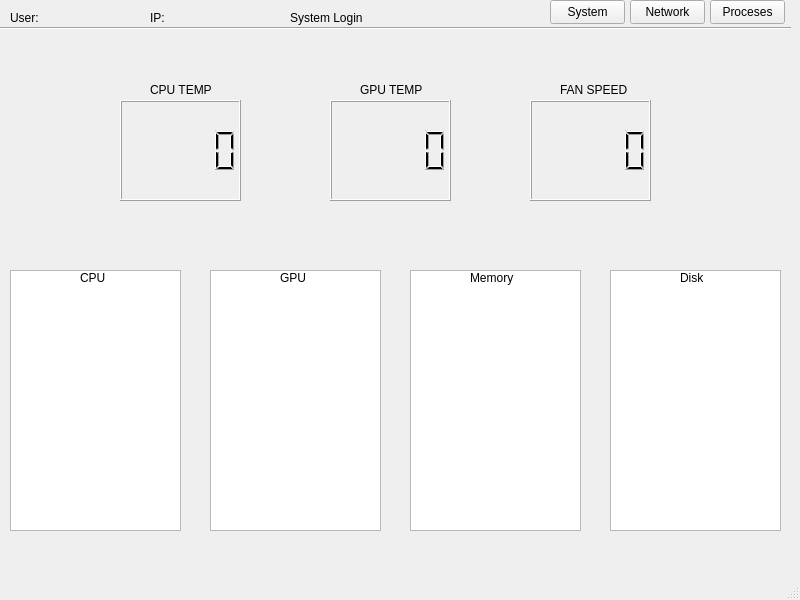
<?xml version="1.0" encoding="UTF-8"?>
<ui version="4.0">
 <class>MainWindow</class>
 <widget class="QMainWindow" name="MainWindow">
  <property name="geometry">
   <rect>
    <x>0</x>
    <y>0</y>
    <width>800</width>
    <height>600</height>
   </rect>
  </property>
  <property name="windowTitle">
   <string>MainWindow</string>
  </property>
  <widget class="QWidget" name="centralwidget">
   <widget class="QListView" name="diskData">
    <property name="geometry">
     <rect>
      <x>610</x>
      <y>270</y>
      <width>171</width>
      <height>261</height>
     </rect>
    </property>
   </widget>
   <widget class="QListView" name="gpuData">
    <property name="geometry">
     <rect>
      <x>210</x>
      <y>270</y>
      <width>171</width>
      <height>261</height>
     </rect>
    </property>
   </widget>
   <widget class="QListView" name="memData">
    <property name="geometry">
     <rect>
      <x>410</x>
      <y>270</y>
      <width>171</width>
      <height>261</height>
     </rect>
    </property>
   </widget>
   <widget class="QListView" name="cpuData">
    <property name="geometry">
     <rect>
      <x>10</x>
      <y>270</y>
      <width>171</width>
      <height>261</height>
     </rect>
    </property>
   </widget>
   <widget class="QLabel" name="label">
    <property name="geometry">
     <rect>
      <x>80</x>
      <y>270</y>
      <width>49</width>
      <height>16</height>
     </rect>
    </property>
    <property name="text">
     <string>CPU</string>
    </property>
   </widget>
   <widget class="QLabel" name="label_2">
    <property name="geometry">
     <rect>
      <x>280</x>
      <y>270</y>
      <width>49</width>
      <height>16</height>
     </rect>
    </property>
    <property name="text">
     <string>GPU</string>
    </property>
   </widget>
   <widget class="QLabel" name="label_3">
    <property name="geometry">
     <rect>
      <x>470</x>
      <y>270</y>
      <width>49</width>
      <height>16</height>
     </rect>
    </property>
    <property name="text">
     <string>Memory</string>
    </property>
   </widget>
   <widget class="QLabel" name="label_4">
    <property name="geometry">
     <rect>
      <x>680</x>
      <y>270</y>
      <width>49</width>
      <height>16</height>
     </rect>
    </property>
    <property name="text">
     <string>Disk</string>
    </property>
   </widget>
   <widget class="QPushButton" name="netbtn">
    <property name="geometry">
     <rect>
      <x>630</x>
      <y>0</y>
      <width>75</width>
      <height>24</height>
     </rect>
    </property>
    <property name="text">
     <string>Network</string>
    </property>
   </widget>
   <widget class="QPushButton" name="procbtn">
    <property name="geometry">
     <rect>
      <x>710</x>
      <y>0</y>
      <width>75</width>
      <height>24</height>
     </rect>
    </property>
    <property name="text">
     <string>Proceses</string>
    </property>
   </widget>
   <widget class="QPushButton" name="systembtn">
    <property name="geometry">
     <rect>
      <x>550</x>
      <y>0</y>
      <width>75</width>
      <height>24</height>
     </rect>
    </property>
    <property name="text">
     <string>System</string>
    </property>
   </widget>
   <widget class="Line" name="line">
    <property name="geometry">
     <rect>
      <x>0</x>
      <y>20</y>
      <width>791</width>
      <height>16</height>
     </rect>
    </property>
    <property name="orientation">
     <enum>Qt::Orientation::Horizontal</enum>
    </property>
   </widget>
   <widget class="QLabel" name="user">
    <property name="geometry">
     <rect>
      <x>10</x>
      <y>10</y>
      <width>141</width>
      <height>16</height>
     </rect>
    </property>
    <property name="text">
     <string>User:</string>
    </property>
   </widget>
   <widget class="QLabel" name="ip">
    <property name="geometry">
     <rect>
      <x>150</x>
      <y>10</y>
      <width>111</width>
      <height>16</height>
     </rect>
    </property>
    <property name="text">
     <string>IP:</string>
    </property>
   </widget>
   <widget class="QLabel" name="login">
    <property name="geometry">
     <rect>
      <x>290</x>
      <y>10</y>
      <width>171</width>
      <height>16</height>
     </rect>
    </property>
    <property name="text">
     <string>System Login</string>
    </property>
   </widget>
   <widget class="QLCDNumber" name="cpuTemp">
    <property name="geometry">
     <rect>
      <x>120</x>
      <y>100</y>
      <width>121</width>
      <height>101</height>
     </rect>
    </property>
   </widget>
   <widget class="QLCDNumber" name="gputmp">
    <property name="geometry">
     <rect>
      <x>330</x>
      <y>100</y>
      <width>121</width>
      <height>101</height>
     </rect>
    </property>
   </widget>
   <widget class="QLCDNumber" name="fanspeed">
    <property name="geometry">
     <rect>
      <x>530</x>
      <y>100</y>
      <width>121</width>
      <height>101</height>
     </rect>
    </property>
   </widget>
   <widget class="QLabel" name="label_8">
    <property name="geometry">
     <rect>
      <x>150</x>
      <y>80</y>
      <width>71</width>
      <height>20</height>
     </rect>
    </property>
    <property name="text">
     <string>CPU TEMP</string>
    </property>
   </widget>
   <widget class="QLabel" name="label_9">
    <property name="geometry">
     <rect>
      <x>360</x>
      <y>80</y>
      <width>71</width>
      <height>20</height>
     </rect>
    </property>
    <property name="text">
     <string>GPU TEMP</string>
    </property>
   </widget>
   <widget class="QLabel" name="label_10">
    <property name="geometry">
     <rect>
      <x>560</x>
      <y>80</y>
      <width>71</width>
      <height>20</height>
     </rect>
    </property>
    <property name="text">
     <string>FAN SPEED</string>
    </property>
   </widget>
  </widget>
  <widget class="QMenuBar" name="menubar">
   <property name="geometry">
    <rect>
     <x>0</x>
     <y>0</y>
     <width>800</width>
     <height>33</height>
    </rect>
   </property>
  </widget>
  <widget class="QStatusBar" name="statusbar"/>
 </widget>
 <resources/>
 <connections/>
</ui>
